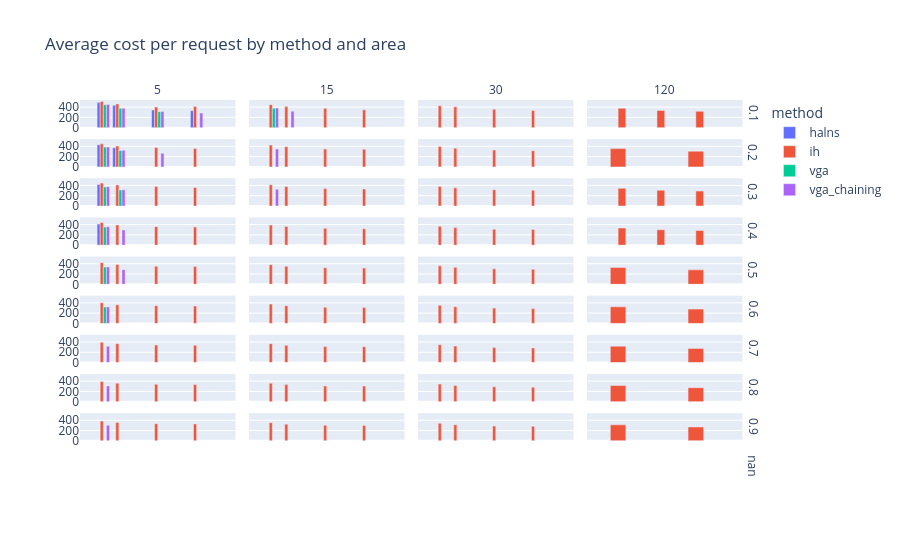

Write notebook code for a chart like this one.
### Code cell
sorted_sample_df = sample_complete.sort_values(by=['sample', 'duration_minutes'])
fig = px.bar(
    sorted_sample_df,
    x='max_delay',
    y='cost_per_request',
    color='method',
    barmode='group',
    title='Average cost per request by method and area',
    facet_col='duration_minutes',
    facet_row='sample',
)

fig.for_each_yaxis(lambda y: y.update(title=''))  # Remove titles

fig.for_each_annotation(lambda a: a.update(text=a.text.split("=")[-1]))
# unique_delays = sorted_sample_df['max_delay'].unique()
# fig.update_xaxes(tickmode='array', tickvals=unique_delays)

fig.show()
